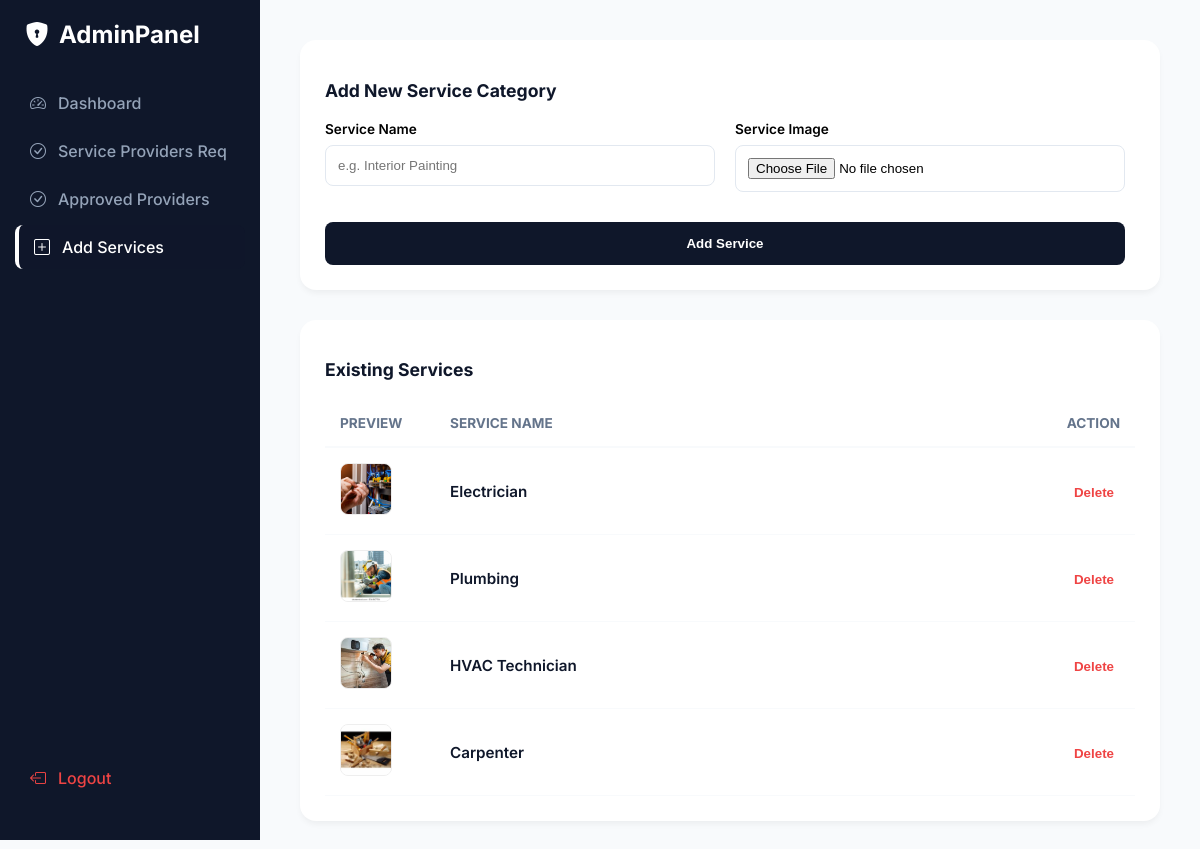
The app's page /add_service/ with its own data.
### OhoMANApp/models.py (models this page shows, shortened)
class services(models.Model):
    name=models.CharField(max_length=100)
    image=models.FileField(max_length=50)

### OhoMANApp/views.py (the view)
# urls.py: path('add_service/', views.add_service),
def add_service(request):
    if request.method == 'POST':
        name = request.POST['name']
        image = request.FILES['image']
        data =services.objects.create(name=name, image=image)
        data.save()
        data = services.objects.all()
        return render(request, 'add_service.html', {'data': data})
    else:
        data = services.objects.all()
        return render(request,'add_service.html',{'data':data})

### templates/add_service.html (shortened to what this page needs)
<!DOCTYPE html>
<html lang="en">
<head>
    <link rel="stylesheet" href="https://cdn.jsdelivr.net/npm/bootstrap-icons@1.11.0/font/bootstrap-icons.css">
</head>
<body>
    <aside class="sidebar">
        <div class="sidebar-brand">
            <i class="bi bi-shield-lock-fill"></i> AdminPanel
        </div>
        <ul class="nav-menu">
            <li class="nav-item">
                <a href="/" class="nav-link ">
                    <i class="bi bi-speedometer2"></i> Dashboard
                </a>
            </li>
            <li class="nav-item">
                <a href="/servicepov_req/" class="nav-link">
                    <i class="bi bi-check-circle"></i> Service Providers Req
                </a>
            </li>
            <li class="nav-item">
                <a href="/view_approvedpov/" class="nav-link">
                    <i class="bi bi-check-circle"></i> Approved Providers
                </a>
            </li>
            <li class="nav-item">
                <a href="/add_service/" class="nav-link active">
                    <i class="bi bi-plus-square"></i> Add Services
                </a>
            </li>
        </ul>
        <div class="nav-item" style="margin-top: auto; padding-bottom: 20px;">
            <a href="/logout/" class="nav-link" style="color: #ef4444;">
                <i class="bi bi-box-arrow-left"></i> Logout
            </a>
        </div>
    </aside>
    <main class="main-content">
    <section class="data-section">
        <h2 style="font-size: 1.1rem; margin-bottom: 20px; color: var(--primary-dark);">Add New Service Category</h2>
        <form class="form-grid" method="POST" action="/add_service/" enctype="multipart/form-data">
            <div class="input-group">
                <label style="font-size: 0.85rem; font-weight: 600;">Service Name</label>
                <input type="text" name="name" placeholder="e.g. Interior Painting" required>
            </div>
            <div class="input-group">
                <label style="font-size: 0.85rem; font-weight: 600;">Service Image</label>
                <input type="file" name="image" accept="image/*" required>
            </div>
            <button type="submit" class="btn-submit">Add Service</button>
        </form>
    </section>
    <section class="data-section" style="margin-top: 30px;">
        <h2 style="font-size: 1.1rem; margin-bottom: 20px; color: var(--primary-dark);">Existing Services</h2>
        <table>
            <thead>
                <tr>
                    <th style="width: 80px;">Preview</th>
                    <th>Service Name</th>
                    <th style="text-align: right;">Action</th>
                </tr>
            </thead>
            <tbody>
                {% for service in data %}
                <tr>
                    <td>
                        <img src="{{ service.image.url }}" alt="{{ service.name }}"
                             style="width: 50px; height: 50px; object-fit: cover; border-radius: 8px; border: 1px solid #eee;">
                    </td>
                    <td style="font-weight: 600; color: var(--primary-dark);">
                        {{ service.name }}
                    </td>
                    <td style="text-align: right;">
                        <form method="POST" action="/remove_service/">
                        <button class="btn-action" style="color: #ef4444;">Delete</button>
                        </form>
                    </td>
                </tr>
                {% empty %}
                <tr>
                    <td colspan="3" style="text-align: center; color: var(--text-muted); padding: 30px;">
                        No services added yet.
                    </td>
                </tr>
                {% endfor %}
            </tbody>
        </table>
    </section>
</main>
</body>
</html>

### templates/add_service.html (style rules this page uses)
:root { --sidebar-width: 260px; --primary-muted: rgba(15, 23, 42, 0.6); --primary-dark: rgb(15, 23, 42); --bg-light: #f8fafc; --text-muted: #64748b; --success: #10b981; }
body { font-family: 'Inter', sans-serif; margin: 0; background: var(--bg-light); display: flex; }
.sidebar { width: var(--sidebar-width); background: var(--primary-dark); height: 100vh; position: fixed; color: white; display: flex; flex-direction: column; padding: 20px 0; }
.sidebar-brand { padding: 0 25px 30px; font-size: 1.5rem; font-weight: 700; color: white; display: flex; align-items: center; gap: 10px; }
.nav-menu { list-style: none; padding: 0; margin: 0; flex-grow: 1; }
.nav-item { padding: 2px 15px; }
.nav-link { display: flex; align-items: center; gap: 12px; padding: 12px 15px; color: #94a3b8; text-decoration: none; border-radius: 8px; font-weight: 500; transition: 0.3s; }
.nav-link:hover, .nav-link.active { background: var(--primary-muted); color: white; }
.nav-link.active { background: var(--primary-muted); border-left: 4px solid white; }
.main-content { margin-left: var(--sidebar-width); width: calc(100% - var(--sidebar-width)); padding: 40px; }
.data-section { background: white; border-radius: 16px; padding: 25px; box-shadow: 0 4px 6px -1px rgba(0,0,0,0.05); }
table { width: 100%; border-collapse: collapse; margin-top: 20px; }
th { text-align: left; padding: 15px; border-bottom: 2px solid var(--bg-light); color: var(--text-muted); font-size: 0.85rem; text-transform: uppercase; }
td { padding: 15px; border-bottom: 1px solid var(--bg-light); font-size: 0.95rem; }
.btn-action { border: none; background: none; cursor: pointer; color: var(--primary-dark); font-weight: 700; }
.form-grid { display: grid; grid-template-columns: 1fr 1fr; gap: 20px; max-width: 800px; }
.input-group { display: flex; flex-direction: column; gap: 8px; }
.input-group input, .input-group select { padding: 12px; border: 1px solid #e2e8f0; border-radius: 8px; }
.btn-submit { grid-column: span 2; background: var(--primary-dark); color: white; border: none; padding: 14px; border-radius: 8px; font-weight: 600; cursor: pointer; margin-top: 10px; }

### records on screen
services: image (picture), name "Electrician"
services: image (picture), name "Plumbing"
services: image (picture), name "HVAC Technician"
services: image (picture), name "Carpenter"
